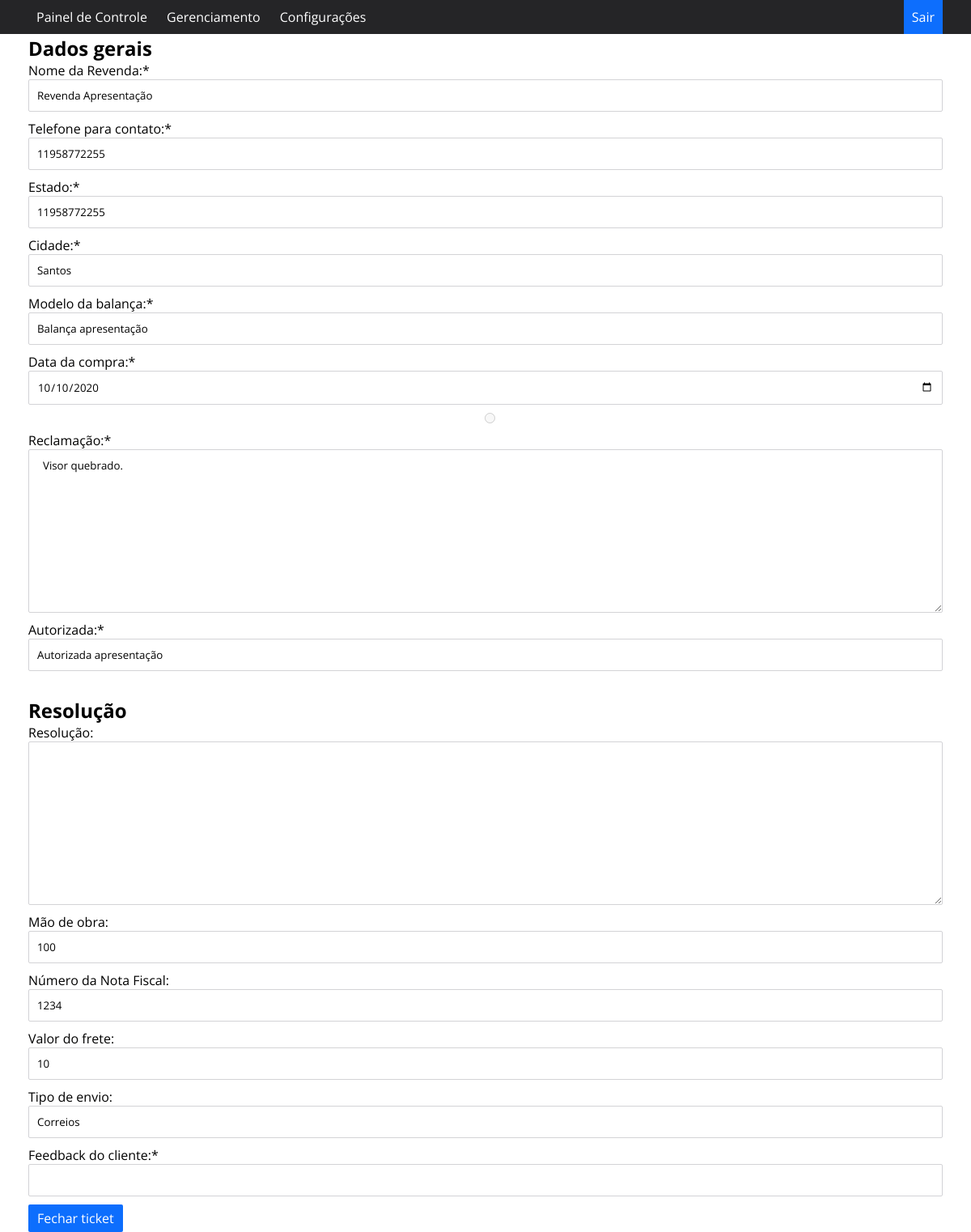
Screenshot of /fecharticket/1 (signed in) with the database file from the repository.
### app.py (models this page shows, shortened)
class Ticket(db.Model):
    id = db.Column('id', Integer, primary_key=True, autoincrement=True)
    status = db.Column('status', String(60), nullable=False)
    revenda = db.Column('revenda', String(255), nullable=False)
    reclamacao = db.Column('reclamacao', String(500), nullable=False)
    dataabertura = db.Column('dataabertura', String(500), nullable=False)
    datafechamento = db.Column('datafechamento', String(60))
    modelo = db.Column('modelo', String(255), nullable=False)
    datacompra = db.Column('datacompra', Date, nullable=False)
    garantia = db.Column('garantia', String(60), nullable=False)
    resolucao = db.Column('resolucao', String(255), nullable=False)
    telefone = db.Column('telefone', String(60), nullable=False)
    estado = db.Column('estado', String(255), nullable=False)
    cidade = db.Column('cidade', String(255), nullable=False)
    autorizada = db.Column('autorizada', String(255), nullable=False)
    maodeobra = db.Column('maodeobra', Integer)
    notafiscal = db.Column('notafiscal', String(60))
    frete = db.Column('frete', Integer)
    envio = db.Column('envio', String(60))
    feedback = db.Column('feedback', String(100), nullable=False)
    usuario = db.Column('usuario', String(255), nullable=False)

### app.py (the view, shortened to what this page needs)
@app.route('/fecharticket/<int:id>', methods=['GET', 'POST'])
def fecharticket(id):
    if esta_logado():
        ticket = Ticket.query.get(id)
        if request.method:
            return render_template('fecharticket.html', ticket=ticket)
        return render_template('gerenaciamentotickets.html', ticket=ticket)
    else:
        return redirect(url_for('index'))

### app.py (called while the page is built)
def esta_logado():
    print(logado)
    if logado:
        return True
    else:
        return False

### templates/fecharticket.html
{% extends "template.html" %}
{% block conteudo %}
    <h1>Editar Ticket</h1>
    <h2>Dados gerais</h2>
    <section>
    <form name="fecharticket" class="form" action="/fecharticket/{{ticket.id}}" method="post">
            <div class="form-group">
                <label for="revenda" class="label">Nome da Revenda:*</label>
                <input type="text" name="revenda" class="form-control" required value="{{ticket.revenda}}">
            </div>
            <div class="form-group">
                <label for="telefone" class="label">Telefone para contato:*</label>
                <input type="text" class="form-control" required maxlength="11" minlength="10" placeholder="(xx) x xxxx-xxxx" name="telefone" onkeypress="if (!isNaN(String.fromCharCode(window.event.keyCode))) return true; else return false;" value="{{ticket.telefone}}">
            </div>
            <div class="form-group">
                <label for="uf" class="label">Estado:*</label>
                <input type="text" name="uf" class="form-control" required value="{{ticket.telefone}}">
            </div>
            <div class="form-group">
                <label for="cidade" class="label">Cidade:*</label>
                <input type="text" name="cidade" class="form-control" required value="{{ticket.cidade}}">
            </div>
            <div class="form-group">
                <label for="modelo" class="label">Modelo da balança:*</label>
                <input type="text" name="modelo" class="form-control" required value="{{ticket.modelo}}">
            </div>
            <div class="form-group">
                <label for="datacompra" class="label">Data da compra:*</label>
                <input type="date" name="datacompra" class="form-control" required value="{{ticket.datacompra}}">
            </div>
            <div class="radiobutton">
                <input type="radio" name="garantia" value="Com Garantia" required disabled="" value="{{ticket.garantia}}">
            </div>
            <div class="form-group">
                <label for="reclamacao" class="label">Reclamação:*</label>
                <textarea name="reclamacao" id="reclamacao" class="form-control" cols="100" rows="10" maxlength="500" > {{ticket.reclamacao}}</textarea>
            </div>
            <div class="form-group">
                <label for="autorizada" class="label">Autorizada:*</label>
                <input type="text" name="autorizada" class="form-control" required value="{{ticket.autorizada}}">
            </div>
    <br>
    <h2>Resolução</h2>
            <div class="form-group">
                <label for="resolucao" class="label">Resolução:</label>
                <textarea name="resolucao" id="resolucao" class="form-control" cols="100" rows="10" maxlength="500" value="{{ticket.resolucao}}"></textarea>
            </div>
            <div class="form-group">
                <label for="maodeobra" class="label">Mão de obra:</label>
                <input type="number" name="maodeobra" class="form-control" value="{{ticket.maodeobra}}">
            </div>
            <div class="form-group">
                <label for="notafiscal" class="label">Número da Nota Fiscal:</label>
                <input type="text" name="notafiscal" class="form-control" value="{{ticket.notafiscal}}">
            </div>
            <div class="form-group">
                <label for="frete" class="label">Valor do frete:</label>
                <input type="text" name="frete" class="form-control" value="{{ticket.frete}}">
            </div>
            <div class="form-group">
                <label for="envio" class="label">Tipo de envio:</label>
                <input type="text" name="envio" class="form-control" value="{{ticket.envio}}">
            </div>
            <div class="form-group">
                <label for="feedback" class="label">Feedback do cliente:*</label>
                <input type="text" name="envio" class="form-control" required>
            </div>
            <button class="btnedit" type="submit">Fechar ticket</button>
    </form>
    </section>
{% endblock %}

### static/estilo.css (style rules this page uses)
:root { --cor-hover: #0d6efd; --cor-fundo: rgb(37, 37, 39); --cor-kpi: #F7CB05; --cor-primaria: rgb(211, 211, 214); }
* { margin: 0 auto; padding: 0; box-sizing: border-box; font-family: 'Open Sans', sans-serif; }
h1 { max-width: 1130px; text-align: center; }
.btnedit { border: none; font-size: 12pt; padding: 6px 11px 6px 11px; background-color: var(--cor-hover); color: white; cursor: pointer; transition: background .2s; border-radius: 2px; text-decoration: none; }
section { display: flex; align-items: center; justify-content: center; }
form div { display: flex; flex-direction: column; margin-bottom: 10px; }
.radiobutton { display: flex; flex-direction: row; margin-left: 10px; margin-bottom: 10px; }
.label { margin-left: 0px; }
.form-control { outline: unset; padding: 10px; width: 1130px; border: 1px solid var(--cor-primaria); border-radius: 2px; }

### rows the page displays
Ticket: revenda "Revenda Apresentação", telefone "11958772255", uf "11958772255", cidade "Santos", modelo "Balança apresentação", datacompra "10/10/2020", reclamacao "Visor quebrado.", autorizada "Autorizada apresentação", maodeobra "100", notafiscal "1234", frete "10", envio "Correios"
